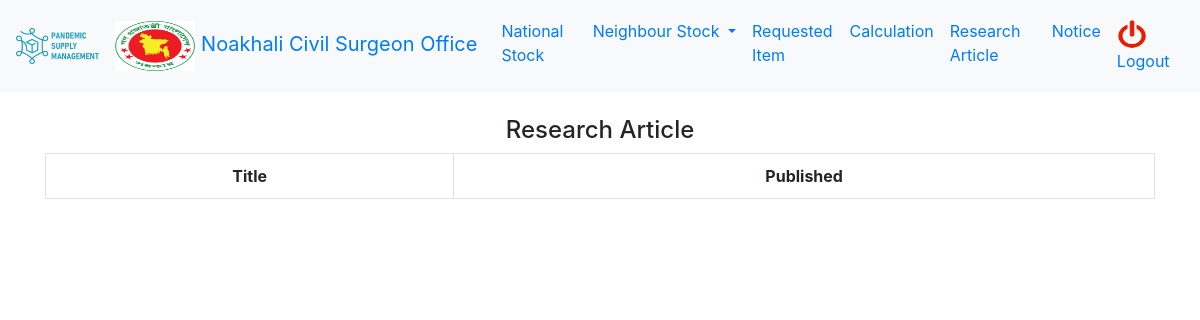
Before: /1/research_article/ (signed in) with the older database file.
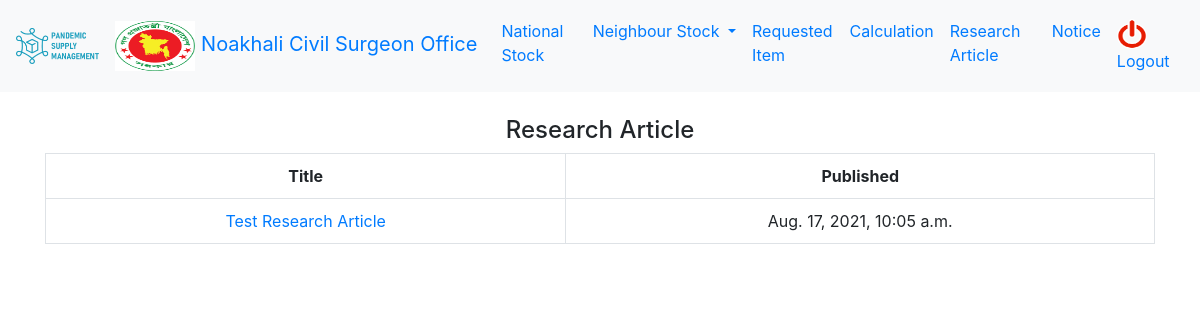
After: the same page with the newer database file.
### psm/models.py (models this page shows, shortened)
class ResearchArticle(models.Model):
    title = models.CharField(max_length=120)
    body = models.CharField(max_length=500)
    created = models.DateTimeField(auto_now_add=True, null=True)
    updated = models.DateTimeField(auto_now=True, null=True)

### psm/views.py (the view)
# urls.py: path('<int:category_id>/research_article/', research_article, name='research_article'),
@login_required(login_url='/login')
def research_article(request, category_id):
    if category_id == 2:
        category_id = 1
    context = {
        "research_article": ResearchArticle.objects.all(),
        "district": request.user.district_user_permissions.first().district,
        "category": category_id
    }
    return render(request, 'research_article.html', context)

### psm/models.py (called while the page is built)
    def __str__(self):
        return self.name

### templates/research_article.html
{% extends 'base.html' %}
{% block container %}
<div class="container">
<table class="table table-hover table-bordered">
    <thead><h4>Research Article</h4></thead>
      <tr>
        <th>Title</th>
        <th>Published</th>
      </tr>
    {% for item in research_article %}
    <tr>
        <td>
            <a href="/{{category}}/research_article/{{item.id}}">{{item.title}}</a>
        </td>
        <td>
            {{item.created}}
        </td>
    </tr>
    {% endfor %}
</table>
</div>
{% endblock %}

Changed rows visible on the page:
added ResearchArticle: title "Test Research Article", created "Aug. 17, 2021, 10:05 a.m."
